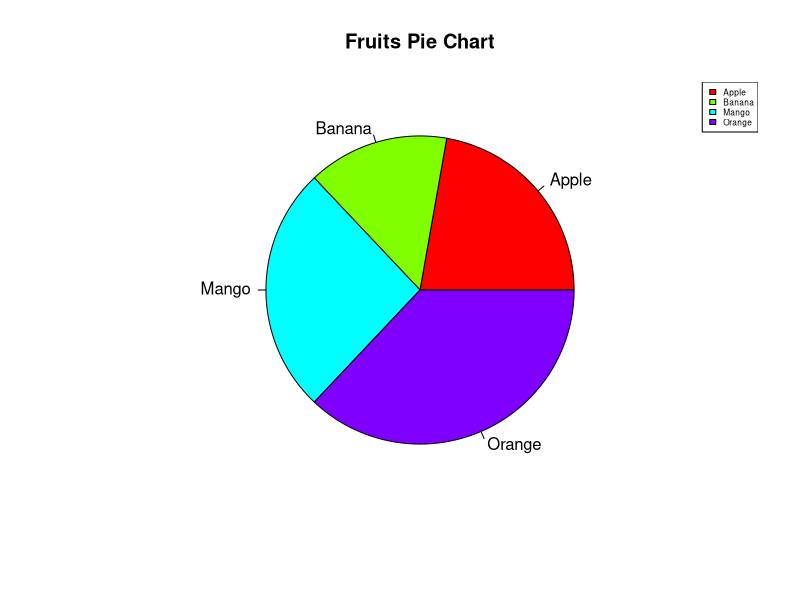
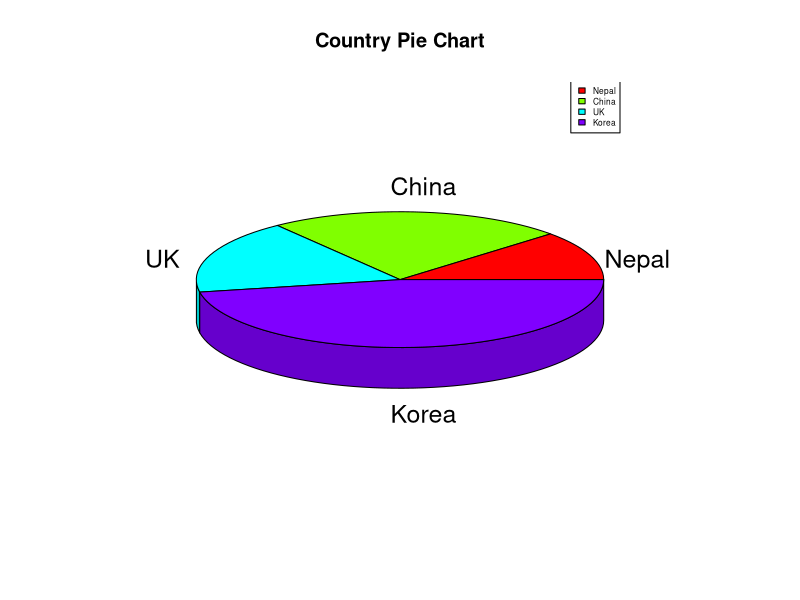

These charts were generated, in order, by the following R code:
# DATA VISUALIZATION IN R

# 1. PIE CHARTS
# A pie chart is a circular chart divided into slices to illustrate numerical proportions.
# The `pie()` function is used to create a pie chart using positive numeric vectors.

# Basic Pie Chart
x <- c(30, 20, 35, 50)
labels <- c("Apple", "Banana", "Mango", "Orange")
pie(x, labels, main = "Fruits Pie Chart", col = rainbow(length(x)))  # Create pie chart with rainbow colors

# Adding Legend
legend("topright", labels, cex = 0.5, fill = rainbow(length(x)))

# 3D Pie Chart
# To create a 3D pie chart, we use the plotrix package
install.packages("plotrix")  # Install plotrix if not already installed
library(plotrix)  # Load the plotrix library

x1 <- c(50, 100, 75, 200)
labels1 <- c("Nepal", "China", "UK", "Korea")
pie3D(x = x1, labels = labels1, main = "Country Pie Chart", col = rainbow(length(x1)))
legend("topright", labels1, cex = 0.5, fill = rainbow(length(x1)))
